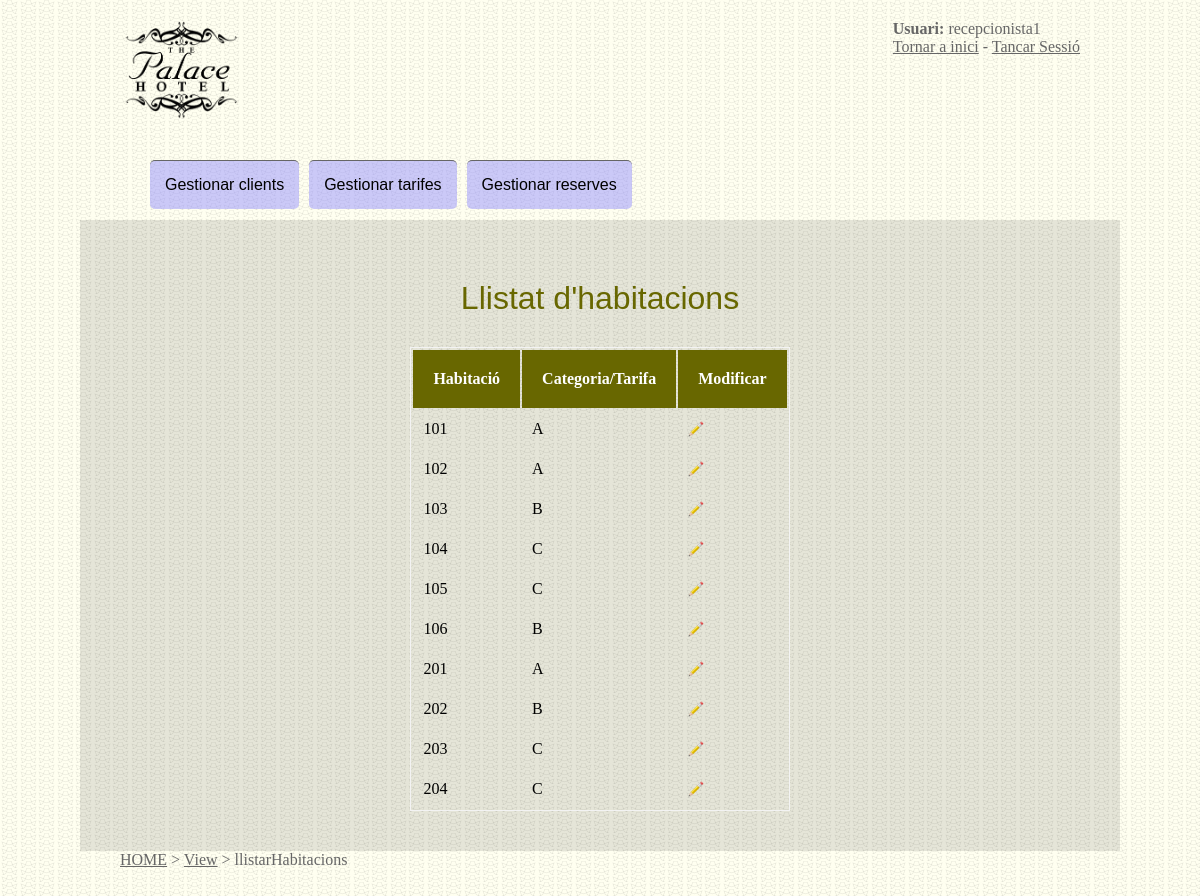
The app's page /view/llistarHabitacions.php (signed in), older data.
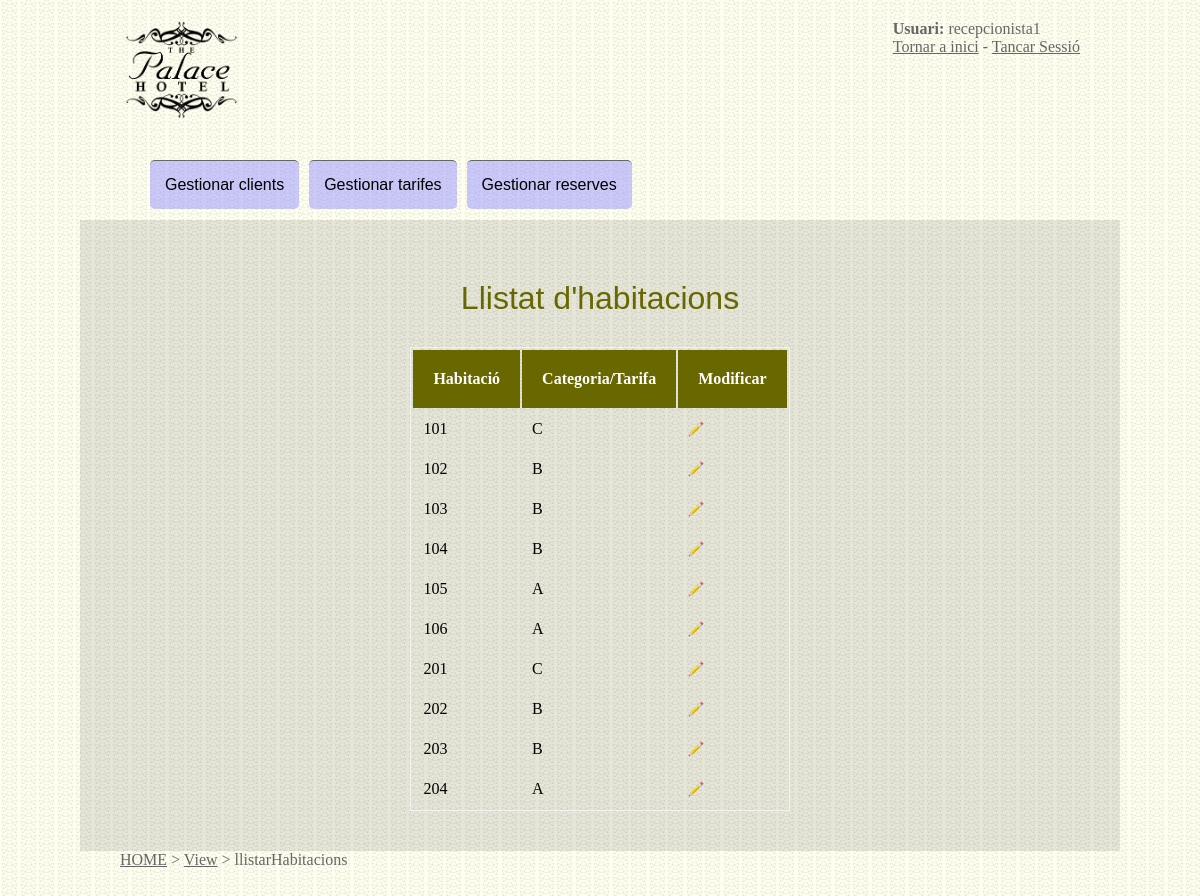
The same page, newer data.
### tables this page shows
CREATE TABLE IF NOT EXISTS `habitacio` (
  `numHabitacio` int(11) NOT NULL,
  `categoria` varchar(1) NOT NULL,
  PRIMARY KEY (`numHabitacio`)
);

### model/DAO/class_db.php (called while the page is built, shortened)
<?php
class db implements interface_db{
	private $server;
	private $username;
	private $password;
	private $link;
	public function getServer(){
		return $this->server;
	}
	public function setServer($value){
		$this->server = 'localhost';
	}
	public function getUsername(){
		return $this->username;
	}
	public function setUsername($value){
		$this->username = 'root';
	}
	public function getPassword(){
		return $this->password;
	}
	public function setPassword($value){
		$this->password = '';
	}
	public function connect(){
		$this->link=mysql_connect($this->getServer(),$this->getUsername(),$this->getPassword());
		return $this->link;
	}
	public function bd($database){
		$this->dbname = mysql_select_db('hotel', $this->link);
	}
	public function close()	{
		return mysql_close($this->link);
	}
	public function executaArray($sql){
		$connexio = $this->connect();
		$objArray=array();
		$consulta=mysql_query($sql, $connexio) or die('Error, la consulta ha fallat: '.$this->error());
		while ($r=mysql_fetch_array($consulta)) { $objArray[]=$r; }
		return $objArray;
	}
}
?>

### model/DAO/class_habitacio_db.php (called while the page is built, shortened)
 <?php
require_once("../model/DAO/class_db.php");
class habitacio_db {
	public function llistar() {
		$sql="SELECT * FROM habitacio ORDER BY numHabitacio ASC";
		$connexio = new db();
		return $connexio->executaArray($sql);
	}
}
?>

### model/business/class_habitacio.php (called while the page is built, shortened)
<?php
require_once("../model/DAO/class_habitacio_db.php");
class habitacio {
	public function llistar_habitacions(){
		$habitacioDB = new habitacio_db();
		return $habitacioDB->llistar();
	}
}
?>

### controller/llistarHabitacions.php (called while the page is built)
<?php
include('../model/business/class_habitacio.php');
try {
	$habitacio=new Habitacio("", "", "");
	$consulta=$habitacio->llistar_habitacions();
} catch (Exception $e) {
    echo 'Excepción capturada: ',  $e->getMessage(), "\n";
}
?>

### view/llistarHabitacions.php (the view, shortened to what this page needs)
<?php include('cabecera.php'); ?>
<h1>Llistat d'habitacions</h1>
<table>
	<tr><th>Habitació</th><th>Categoria/Tarifa</th><th>Modificar</th></tr>
	<?php
	include ('../controller/llistarHabitacions.php');
	foreach ($consulta as $fila){
		echo "<tr><td>".$fila['numHabitacio']."</td>";
		echo "<td>".$fila['categoria']."</td>";
		echo '<td><a href="modificarHabitacio.php?hab='.$fila['numHabitacio'].'"><img src="img/editar.png" alt="Modificar Tarifa" /></td>';
		echo "</tr>";
	}
	?>
</table>
<?php
include('pie.php');
?>

Row changes from the older to the newer data that the page shows:
changed habitacio id 101: categoria "A" → "C"
changed habitacio id 102: categoria "A" → "B"
changed habitacio id 104: categoria "C" → "B"
changed habitacio id 105: categoria "C" → "A"
changed habitacio id 106: categoria "B" → "A"
changed habitacio id 201: categoria "A" → "C"
changed habitacio id 203: categoria "C" → "B"
changed habitacio id 204: categoria "C" → "A"
